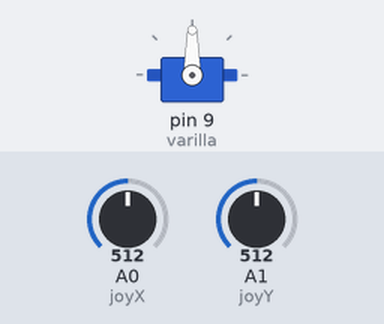
The sketch below on a simulated Arduino Uno, built with avr-gcc and run on an emulated ATmega328P. Parts: servo. The inputs (shaded band) are chosen by the test bench; at power-on: A0 (joyX) = 512, A1 (joyY) = 512. What the sketch prints to the serial monitor is not drawn.

Above: at 1.2 s.
1.3 s: A0 (joyX) set to 716
At 2.4 s:
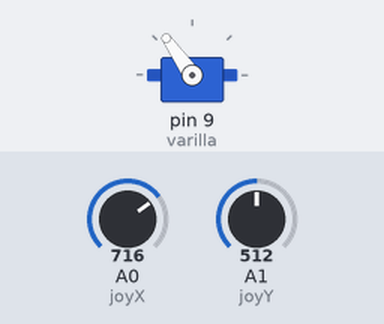
2.8 s: A0 (joyX) set to 900
At 3.6 s:
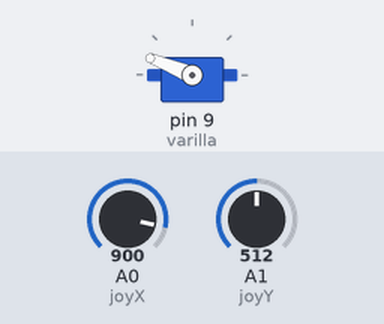
4.3 s: A0 (joyX) set to 1023
At 4.9 s:
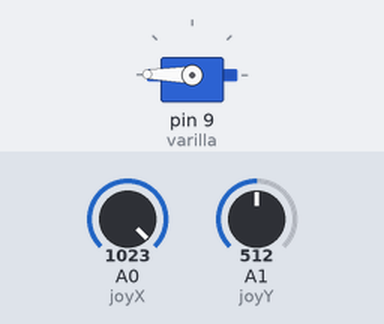
5.8 s: A0 (joyX) set to 306
At 6.9 s:
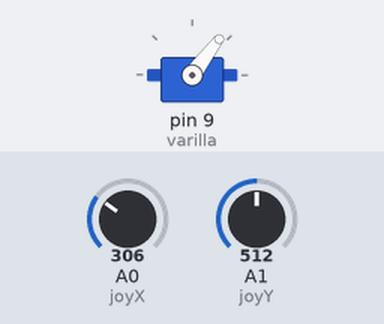
7.3 s: A0 (joyX) set to 122
At 8.2 s:
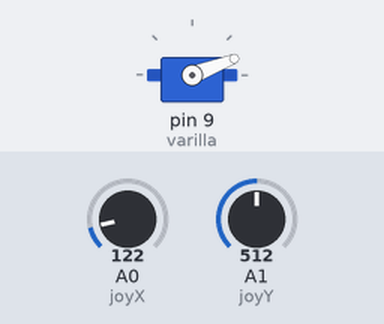
Timing chart, 0 to 9.8 s (numbered marks = the images above; inputs shaded):
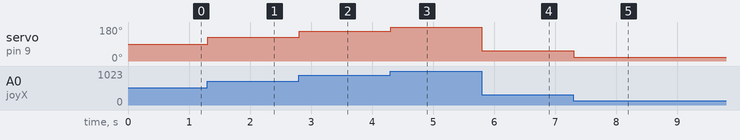

Measured:
- after the input at 1.3 s, servo on pin 9 (varilla): 90° → 125° at once
- after the input at 2.8 s, servo on pin 9 (varilla): 125° → 158° at once
- after the input at 4.3 s, servo on pin 9 (varilla): 158° → 179° at once
- after the input at 5.8 s, servo on pin 9 (varilla): 179° → 53° at once
- after the input at 7.3 s, servo on pin 9 (varilla): 53° → 21° at once

The sketch:

Sweep_02.ino
```cpp
#include <Servo.h>

Servo varilla;  // create servo object to control a servo
                  // twelve servo objects can be created on most boards
int pos = 0;    // variable to store the servo position
int joyX = A0;
int joyY = A1;

int joyX_value;
int joyY_value;

void setup() {
  varilla.attach(9);  // attaches the servo on pin 9 to the servo object
  Serial.begin(115200);
}

void loop() {

 joyX_value = analogRead(joyX);   // 0 -1024
 joyY_value = analogRead(joyY);

 joyX_value = map(joyX_value, 0, 1024, 0, 180 );
 varilla.write(joyX_value);   // 0 - 180

 Serial.println(joyY_value);

 delay(10);
}
```
